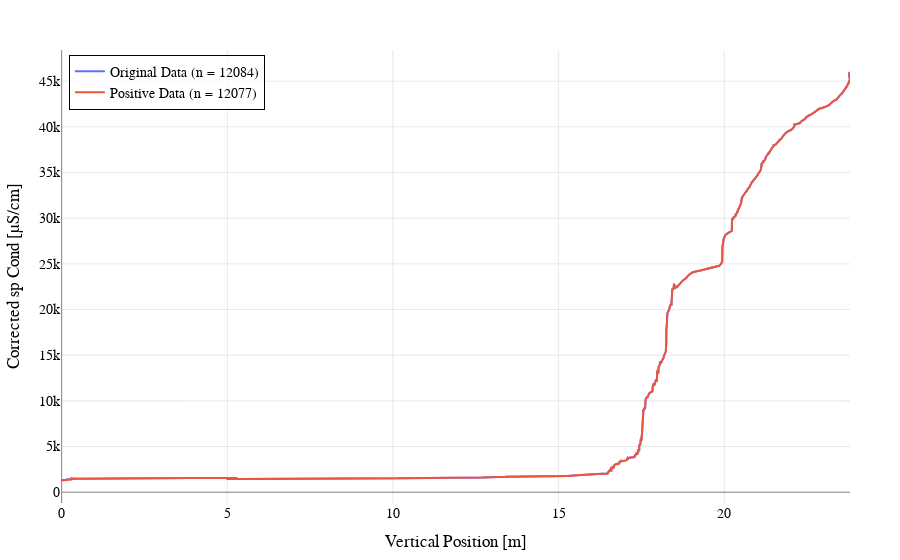

This figure's notebook cell:
### Code cell
plots.plot_data(x_row, y_row, 
                secondary_x=x_positive, secondary_y=y_positive,
                trace_names=['Original Data', 'Positive Data'],
                )

### Figure 1 — Plotly figure (JSON) as saved in the notebook; plotly's stock layout.template omitted (floating-point values rounded to 4 significant figures; data arrays with more than 128 entries replaced by an {"elided": "..."} marker saying what was removed)
{"data": [{"mode": "lines", "name": "Original Data (n = 12084)", "type": "scatter", "x": {"elided": "12084 float values"}, "y": {"elided": "12084 float values"}}, {"mode": "lines", "name": "Positive Data (n = 12077)", "type": "scatter", "x": {"elided": "12077 float values"}, "y": {"elided": "12077 float values"}}], "layout": {"font": {"color": "black", "family": "Arial, sans-serif", "size": 14}, "legend": {"bgcolor": "rgba(255, 255, 255, 0.8)", "bordercolor": "black", "borderwidth": 1, "x": 0.01, "xanchor": "left", "y": 0.99, "yanchor": "top"}, "margin": {"b": 50, "l": 50, "r": 50, "t": 50}, "title": {"text": "", "x": 0.5, "xanchor": "center", "y": 0.95, "yanchor": "top"}, "xaxis": {"gridcolor": "LightGray", "gridwidth": 0.5, "showgrid": true, "title": {"text": "Vertical Position [m]"}, "zeroline": true, "zerolinecolor": "Gray", "zerolinewidth": 1}, "yaxis": {"gridcolor": "LightGray", "gridwidth": 0.5, "showgrid": true, "title": {"text": "Corrected sp Cond [µS/cm]"}, "zeroline": true, "zerolinecolor": "Gray", "zerolinewidth": 1}}}
